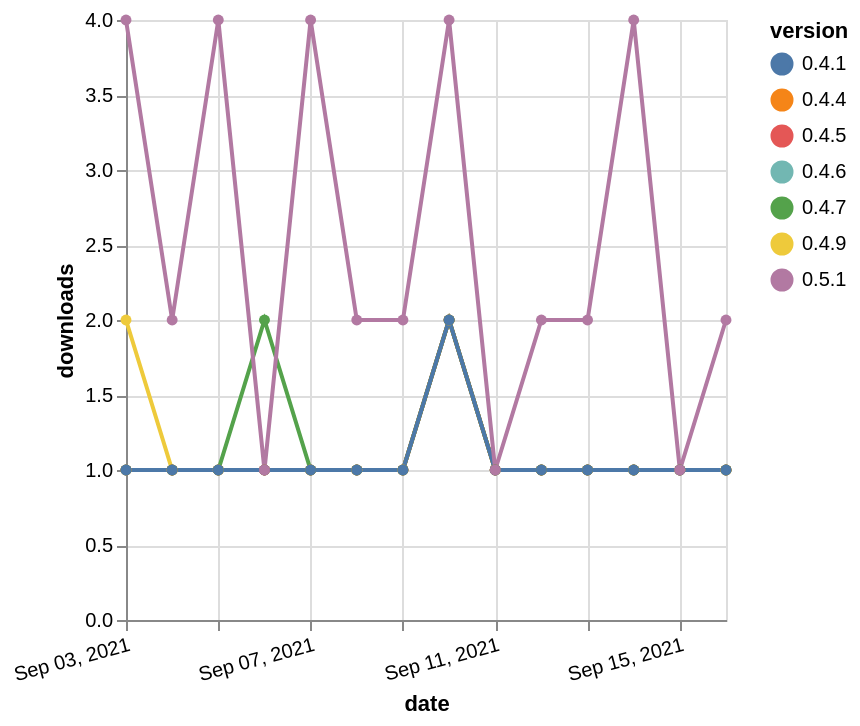

Vega-Lite specification for this chart:
### Vega-Lite specification from a JSON file in a GitHub repository (floating-point values rounded to 4 significant figures)
{"$schema": "https://vega.github.io/schema/vega-lite/v5.json", "description": "A simple bar chart with embedded data.", "data": {"values": [{"date": "2021-09-03", "total": 121, "delta": 1, "version": "0.4.6"}, {"date": "2021-09-04", "total": 122, "delta": 1, "version": "0.4.6"}, {"date": "2021-09-05", "total": 123, "delta": 1, "version": "0.4.6"}, {"date": "2021-09-06", "total": 124, "delta": 1, "version": "0.4.6"}, {"date": "2021-09-07", "total": 125, "delta": 1, "version": "0.4.6"}, {"date": "2021-09-08", "total": 126, "delta": 1, "version": "0.4.6"}, {"date": "2021-09-09", "total": 127, "delta": 1, "version": "0.4.6"}, {"date": "2021-09-10", "total": 129, "delta": 2, "version": "0.4.6"}, {"date": "2021-09-11", "total": 130, "delta": 1, "version": "0.4.6"}, {"date": "2021-09-12", "total": 131, "delta": 1, "version": "0.4.6"}, {"date": "2021-09-13", "total": 132, "delta": 1, "version": "0.4.6"}, {"date": "2021-09-14", "total": 133, "delta": 1, "version": "0.4.6"}, {"date": "2021-09-15", "total": 134, "delta": 1, "version": "0.4.6"}, {"date": "2021-09-16", "total": 135, "delta": 1, "version": "0.4.6"}, {"date": "2021-09-03", "total": 59, "delta": 2, "version": "0.4.9"}, {"date": "2021-09-04", "total": 60, "delta": 1, "version": "0.4.9"}, {"date": "2021-09-05", "total": 61, "delta": 1, "version": "0.4.9"}, {"date": "2021-09-06", "total": 62, "delta": 1, "version": "0.4.9"}, {"date": "2021-09-07", "total": 63, "delta": 1, "version": "0.4.9"}, {"date": "2021-09-08", "total": 64, "delta": 1, "version": "0.4.9"}, {"date": "2021-09-09", "total": 65, "delta": 1, "version": "0.4.9"}, {"date": "2021-09-10", "total": 67, "delta": 2, "version": "0.4.9"}, {"date": "2021-09-11", "total": 68, "delta": 1, "version": "0.4.9"}, {"date": "2021-09-12", "total": 69, "delta": 1, "version": "0.4.9"}, {"date": "2021-09-13", "total": 70, "delta": 1, "version": "0.4.9"}, {"date": "2021-09-14", "total": 71, "delta": 1, "version": "0.4.9"}, {"date": "2021-09-15", "total": 72, "delta": 1, "version": "0.4.9"}, {"date": "2021-09-16", "total": 73, "delta": 1, "version": "0.4.9"}, {"date": "2021-09-03", "total": 128, "delta": 1, "version": "0.4.4"}, {"date": "2021-09-04", "total": 129, "delta": 1, "version": "0.4.4"}, {"date": "2021-09-05", "total": 130, "delta": 1, "version": "0.4.4"}, {"date": "2021-09-06", "total": 131, "delta": 1, "version": "0.4.4"}, {"date": "2021-09-07", "total": 132, "delta": 1, "version": "0.4.4"}, {"date": "2021-09-08", "total": 133, "delta": 1, "version": "0.4.4"}, {"date": "2021-09-09", "total": 134, "delta": 1, "version": "0.4.4"}, {"date": "2021-09-10", "total": 136, "delta": 2, "version": "0.4.4"}, {"date": "2021-09-11", "total": 137, "delta": 1, "version": "0.4.4"}, {"date": "2021-09-12", "total": 138, "delta": 1, "version": "0.4.4"}, {"date": "2021-09-13", "total": 139, "delta": 1, "version": "0.4.4"}, {"date": "2021-09-14", "total": 140, "delta": 1, "version": "0.4.4"}, {"date": "2021-09-15", "total": 141, "delta": 1, "version": "0.4.4"}, {"date": "2021-09-16", "total": 142, "delta": 1, "version": "0.4.4"}, {"date": "2021-09-03", "total": 149, "delta": 1, "version": "0.4.5"}, {"date": "2021-09-04", "total": 150, "delta": 1, "version": "0.4.5"}, {"date": "2021-09-05", "total": 151, "delta": 1, "version": "0.4.5"}, {"date": "2021-09-06", "total": 152, "delta": 1, "version": "0.4.5"}, {"date": "2021-09-07", "total": 153, "delta": 1, "version": "0.4.5"}, {"date": "2021-09-08", "total": 154, "delta": 1, "version": "0.4.5"}, {"date": "2021-09-09", "total": 155, "delta": 1, "version": "0.4.5"}, {"date": "2021-09-10", "total": 157, "delta": 2, "version": "0.4.5"}, {"date": "2021-09-11", "total": 158, "delta": 1, "version": "0.4.5"}, {"date": "2021-09-12", "total": 159, "delta": 1, "version": "0.4.5"}, {"date": "2021-09-13", "total": 160, "delta": 1, "version": "0.4.5"}, {"date": "2021-09-14", "total": 161, "delta": 1, "version": "0.4.5"}, {"date": "2021-09-15", "total": 162, "delta": 1, "version": "0.4.5"}, {"date": "2021-09-16", "total": 163, "delta": 1, "version": "0.4.5"}, {"date": "2021-09-03", "total": 185, "delta": 1, "version": "0.4.7"}, {"date": "2021-09-04", "total": 186, "delta": 1, "version": "0.4.7"}, {"date": "2021-09-05", "total": 187, "delta": 1, "version": "0.4.7"}, {"date": "2021-09-06", "total": 189, "delta": 2, "version": "0.4.7"}, {"date": "2021-09-07", "total": 190, "delta": 1, "version": "0.4.7"}, {"date": "2021-09-08", "total": 191, "delta": 1, "version": "0.4.7"}, {"date": "2021-09-09", "total": 192, "delta": 1, "version": "0.4.7"}, {"date": "2021-09-10", "total": 194, "delta": 2, "version": "0.4.7"}, {"date": "2021-09-11", "total": 195, "delta": 1, "version": "0.4.7"}, {"date": "2021-09-12", "total": 196, "delta": 1, "version": "0.4.7"}, {"date": "2021-09-13", "total": 197, "delta": 1, "version": "0.4.7"}, {"date": "2021-09-14", "total": 198, "delta": 1, "version": "0.4.7"}, {"date": "2021-09-15", "total": 199, "delta": 1, "version": "0.4.7"}, {"date": "2021-09-16", "total": 200, "delta": 1, "version": "0.4.7"}, {"date": "2021-09-03", "total": 131, "delta": 1, "version": "0.4.1"}, {"date": "2021-09-04", "total": 132, "delta": 1, "version": "0.4.1"}, {"date": "2021-09-05", "total": 133, "delta": 1, "version": "0.4.1"}, {"date": "2021-09-06", "total": 134, "delta": 1, "version": "0.4.1"}, {"date": "2021-09-07", "total": 135, "delta": 1, "version": "0.4.1"}, {"date": "2021-09-08", "total": 136, "delta": 1, "version": "0.4.1"}, {"date": "2021-09-09", "total": 137, "delta": 1, "version": "0.4.1"}, {"date": "2021-09-10", "total": 139, "delta": 2, "version": "0.4.1"}, {"date": "2021-09-11", "total": 140, "delta": 1, "version": "0.4.1"}, {"date": "2021-09-12", "total": 141, "delta": 1, "version": "0.4.1"}, {"date": "2021-09-13", "total": 142, "delta": 1, "version": "0.4.1"}, {"date": "2021-09-14", "total": 143, "delta": 1, "version": "0.4.1"}, {"date": "2021-09-15", "total": 144, "delta": 1, "version": "0.4.1"}, {"date": "2021-09-16", "total": 145, "delta": 1, "version": "0.4.1"}, {"date": "2021-09-03", "total": 25, "delta": 4, "version": "0.5.1"}, {"date": "2021-09-04", "total": 27, "delta": 2, "version": "0.5.1"}, {"date": "2021-09-05", "total": 31, "delta": 4, "version": "0.5.1"}, {"date": "2021-09-06", "total": 32, "delta": 1, "version": "0.5.1"}, {"date": "2021-09-07", "total": 36, "delta": 4, "version": "0.5.1"}, {"date": "2021-09-08", "total": 38, "delta": 2, "version": "0.5.1"}, {"date": "2021-09-09", "total": 40, "delta": 2, "version": "0.5.1"}, {"date": "2021-09-10", "total": 44, "delta": 4, "version": "0.5.1"}, {"date": "2021-09-11", "total": 45, "delta": 1, "version": "0.5.1"}, {"date": "2021-09-12", "total": 47, "delta": 2, "version": "0.5.1"}, {"date": "2021-09-13", "total": 49, "delta": 2, "version": "0.5.1"}, {"date": "2021-09-14", "total": 53, "delta": 4, "version": "0.5.1"}, {"date": "2021-09-15", "total": 54, "delta": 1, "version": "0.5.1"}, {"date": "2021-09-16", "total": 56, "delta": 2, "version": "0.5.1"}]}, "width": "container", "mark": {"type": "line", "point": {"filled": true}}, "encoding": {"x": {"field": "date", "type": "temporal", "timeUnit": "yearmonthdate", "title": "date", "axis": {"labelAngle": -15}}, "y": {"field": "delta", "type": "quantitative", "title": "downloads"}, "color": {"field": "version", "type": "nominal"}, "tooltip": {"field": "delta"}}}
